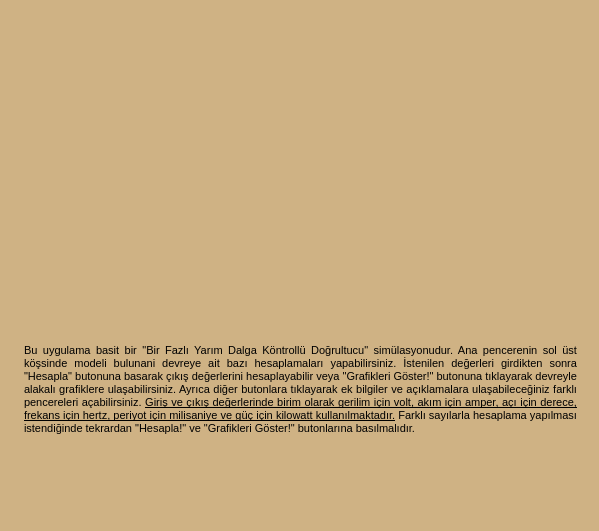
<?xml version="1.0" encoding="UTF-8"?>
<ui version="4.0">
 <class>InfoWindow</class>
 <widget class="QMainWindow" name="InfoWindow">
  <property name="geometry">
   <rect>
    <x>0</x>
    <y>0</y>
    <width>599</width>
    <height>531</height>
   </rect>
  </property>
  <property name="minimumSize">
   <size>
    <width>599</width>
    <height>531</height>
   </size>
  </property>
  <property name="maximumSize">
   <size>
    <width>599</width>
    <height>531</height>
   </size>
  </property>
  <property name="windowTitle">
   <string>Nasıl Kullanılır?</string>
  </property>
  <property name="windowIcon">
   <iconset>
    <normaloff>ImgArayuz/infoboxicon.png</normaloff>ImgArayuz/infoboxicon.png</iconset>
  </property>
  <property name="styleSheet">
   <string notr="true">background-color: #cfb284;</string>
  </property>
  <property name="iconSize">
   <size>
    <width>30</width>
    <height>30</height>
   </size>
  </property>
  <widget class="QWidget" name="centralwidget">
   <widget class="QTextBrowser" name="Text">
    <property name="geometry">
     <rect>
      <x>20</x>
      <y>340</y>
      <width>561</width>
      <height>171</height>
     </rect>
    </property>
    <property name="styleSheet">
     <string notr="true">border:none;</string>
    </property>
    <property name="frameShape">
     <enum>QFrame::Box</enum>
    </property>
    <property name="frameShadow">
     <enum>QFrame::Plain</enum>
    </property>
    <property name="html">
     <string>&lt;!DOCTYPE HTML PUBLIC &quot;-//W3C//DTD HTML 4.0//EN&quot; &quot;http://www.w3.org/TR/REC-html40/strict.dtd&quot;&gt;
&lt;html&gt;&lt;head&gt;&lt;meta name=&quot;qrichtext&quot; content=&quot;1&quot; /&gt;&lt;style type=&quot;text/css&quot;&gt;
p, li { white-space: pre-wrap; }
&lt;/style&gt;&lt;/head&gt;&lt;body style=&quot; font-family:'MS Shell Dlg 2'; font-size:8.25pt; font-weight:400; font-style:normal;&quot;&gt;
&lt;p align=&quot;justify&quot; style=&quot; margin-top:0px; margin-bottom:0px; margin-left:0px; margin-right:0px; -qt-block-indent:0; text-indent:0px;&quot;&gt;Bu uygulama basit bir &amp;quot;Bir Fazlı Yarım Dalga Köntrollü Doğrultucu&amp;quot; simülasyonudur. Ana pencerenin sol üst köşsinde modeli bulunani devreye ait bazı hesaplamaları yapabilirsiniz. İstenilen değerleri girdikten sonra &amp;quot;Hesapla&amp;quot; butonuna basarak çıkış değerlerini hesaplayabilir veya &amp;quot;Grafikleri Göster!&amp;quot; butonuna tıklayarak devreyle alakalı grafiklere ulaşabilirsiniz. Ayrıca diğer butonlara tıklayarak ek bilgiler ve açıklamalara ulaşabileceğiniz farklı pencereleri açabilirsiniz. &lt;span style=&quot; text-decoration: underline;&quot;&gt;Giriş ve çıkış değerlerinde birim olarak gerilim için volt, akım için amper, açı için derece, frekans için hertz, periyot için milisaniye ve güç için kilowatt kullanılmaktadır.&lt;/span&gt; Farklı sayılarla hesaplama yapılması istendiğinde tekrardan &amp;quot;Hesapla!&amp;quot; ve &amp;quot;Grafikleri Göster!&amp;quot; butonlarına basılmalıdır.&lt;/p&gt;&lt;/body&gt;&lt;/html&gt;</string>
    </property>
   </widget>
   <widget class="QLabel" name="label">
    <property name="geometry">
     <rect>
      <x>45</x>
      <y>10</y>
      <width>561</width>
      <height>321</height>
     </rect>
    </property>
    <property name="text">
     <string/>
    </property>
    <property name="pixmap">
     <pixmap>ImgArayuz/questionMark.png</pixmap>
    </property>
   </widget>
  </widget>
 </widget>
 <resources/>
 <connections/>
</ui>
